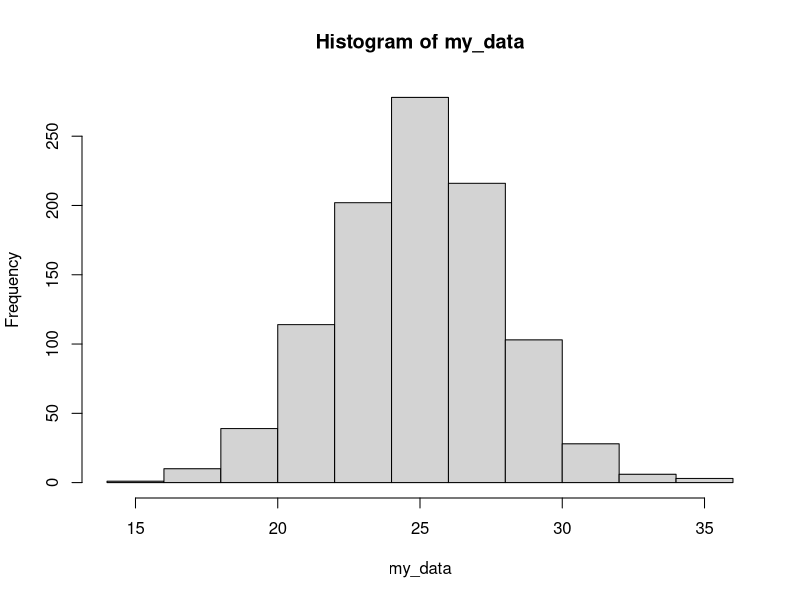

The R script that drew this image:
library(dplyr)

set.seed(42)

my_data <- tibble(
  # 1. Create a column assigning 100 rows evenly into two groups
  Sex = sample(c("Male","Female"), 200, replace = TRUE),
) %>% 
  # 2. Assign values based on which group the row belongs to
  mutate(Value = ifelse(Sex == "Male", 
                        rnorm(n(), mean = 25, sd = 2.9), 
                        rnorm(n(), mean = 15, sd = 2.9)))

# Check the results
print(my_data)

# Set the number of data points you want to generate
n <- 1000  

# In a normal distribution, 95% of the data lies within roughly 1.96 
# standard deviations on either side of the mean
# Mean (μ): The midpoint of your range (18.5 + 30)/2
# Standard Deviation (σ): Half of the range width divided by 1.96 (30-18.5)/(2*1.96)

#mean <- (18.5 + 30)/2
mean <- 25
sd <- (30-18.5)/(2*1.96)

# Generate the data using calculated mean and sd
my_data <- rnorm(n, mean = mean, sd = sd)

# Verify the empirical 95% range of your generated data
quantile(my_data, probs = c(0.025, 0.975))

hist(my_data)
